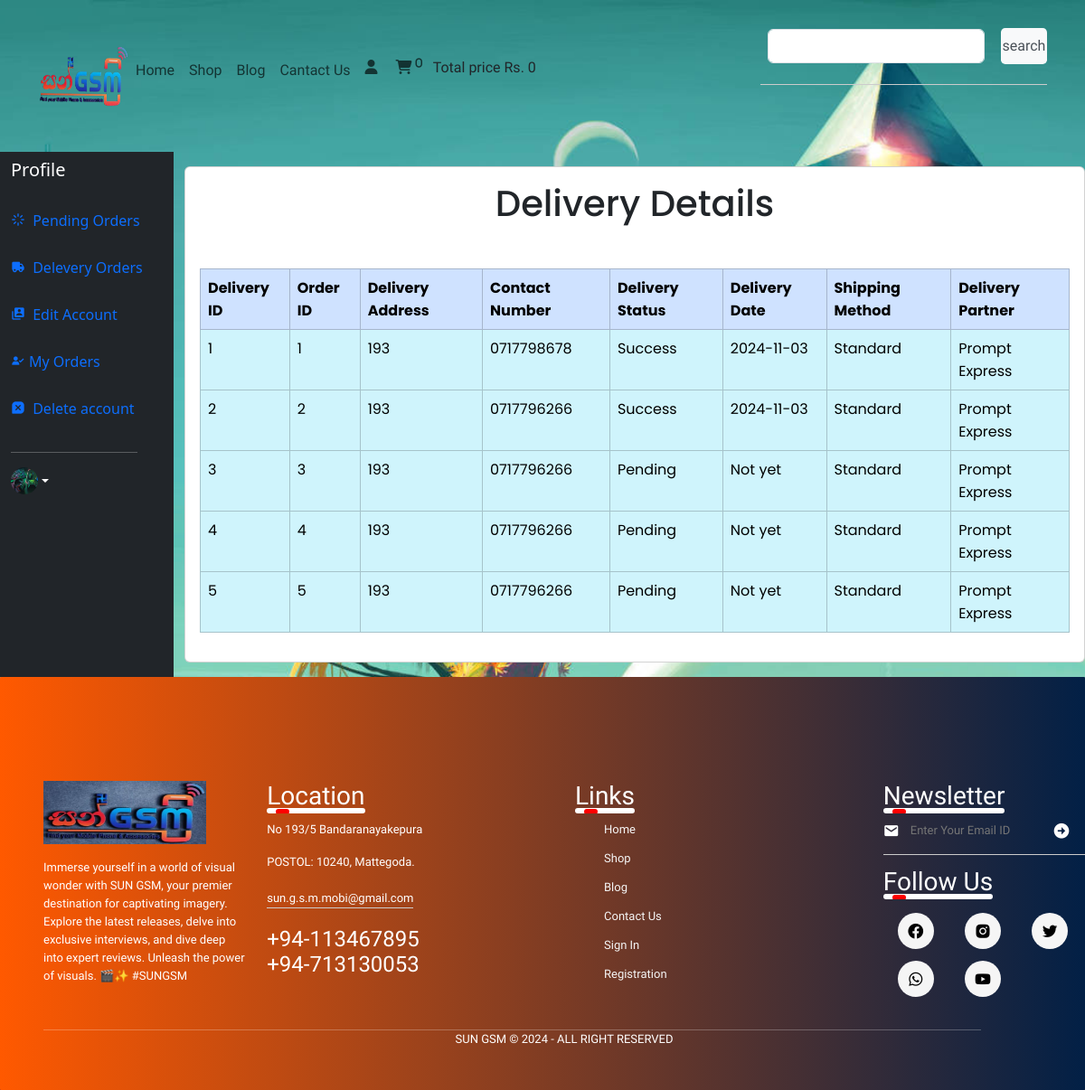
The app's page /user_panel/profile.php?delevery_orders (signed in) with its own data.
### tables this page shows
CREATE TABLE `user` (
  `user_id` int(11) NOT NULL,
  `username` varchar(250) NOT NULL,
  `user_email` varchar(100) NOT NULL,
  `password` varchar(255) NOT NULL,
  `user_image` varchar(100) NOT NULL,
  `user_ip` varchar(100) NOT NULL,
  `user_address` varchar(100) NOT NULL,
  `user_mobile` varchar(100) NOT NULL,
  `registration_at` timestamp NOT NULL DEFAULT current_timestamp() ON UPDATE current_timestamp()
);

CREATE TABLE `delivery_details` (
  `delivery_id` int(11) NOT NULL,
  `user_id` int(11) NOT NULL,
  `order_id` int(11) NOT NULL,
  `delivery_address` varchar(255) NOT NULL,
  `contact_number` varchar(15) NOT NULL,
  `delivery_status` varchar(50) DEFAULT 'Pending',
  `delivery_date` date DEFAULT NULL,
  `shipping_method` varchar(100) DEFAULT 'Standard',
  `delivery_partner` varchar(100) DEFAULT NULL,
  `created_at` timestamp NOT NULL DEFAULT current_timestamp(),
  `email_sent` tinyint(1) DEFAULT 0,
  `tracking_no` varchar(100) DEFAULT NULL
);

### functions/common_function.php (called while the page is built, shortened)
<?php
function getIPAddress()
{
    if (!empty($_SERVER['HTTP_CLIENT_IP'])) {
        $ip = $_SERVER['HTTP_CLIENT_IP'];
    }
    elseif (!empty($_SERVER['HTTP_X_FORWARDED_FOR'])) {
        $ip = $_SERVER['HTTP_X_FORWARDED_FOR'];
    }
    else {
        $ip = $_SERVER['REMOTE_ADDR'];
    }
    return $ip;
}
?>

### user_panel/delevery_orders.php (the view, shortened to what this page needs)
<!DOCTYPE html>
<html lang="en">
<head>
    <link href="https://unpkg.com/boxicons@2.1.4/css/boxicons.min.css" rel="stylesheet" />
    <link rel="stylesheet" href="./user_page.css" />
    <link href="https://cdn.jsdelivr.net/npm/bootstrap@5.3.3/dist/css/bootstrap.min.css" rel="stylesheet"
 />
    <link rel="stylesheet" href="https://cdnjs.cloudflare.com/ajax/libs/font-awesome/6.5.1/css/all.min.css"
 />
    <link rel="stylesheet" href="https://cdnjs.cloudflare.com/ajax/libs/toastr.js/latest/toastr.min.css"
 />
</head>
<body>
    <?php
    $username = $_SESSION['username'];
    $get_user = "SELECT * FROM `user` WHERE username='$username'";
    $result = mysqli_query($con, $get_user);
    $row_fetch = mysqli_fetch_assoc($result);
    $user_id = $row_fetch['user_id'];
    ?>
    <div class="d-flex justify-content-center" style="border-radius: 15px; font-family:Poppins">
        <div class="card" style="width:100%;">
            <div class="card-body">
                <h1 class="text-center">Delivery Details</h1>
                <?php
                $get_delivery_details = "SELECT * FROM `delivery_details` WHERE user_id='$user_id'";
                $result_delivery = mysqli_query($con, $get_delivery_details);
                $delivery_count = mysqli_num_rows($result_delivery);
                if ($delivery_count > 0) {
                    echo '<table class="table table-bordered mt-5">';
                    echo '<thead class="table-primary">';
                    echo '<tr>';
                    echo '<th scope="col">Delivery ID</th>';
                    echo '<th scope="col">Order ID</th>';
                    echo '<th scope="col">Delivery Address</th>';
                    echo '<th scope="col">Contact Number</th>';
                    echo '<th scope="col">Delivery Status</th>';
                    echo '<th scope="col">Delivery Date</th>';
                    echo '<th scope="col">Shipping Method</th>';
                    echo '<th scope="col">Delivery Partner</th>';
                    echo '</tr>';
                    echo '</thead>';
                    echo '<tbody>';
                    while ($row_delivery = mysqli_fetch_assoc($result_delivery)) {
                        $delivery_id = $row_delivery['delivery_id'];
                        $order_id = $row_delivery['order_id'];
                        $delivery_address = $row_delivery['delivery_address'];
                        $contact_number = $row_delivery['contact_number'];
                        $delivery_status = $row_delivery['delivery_status'];
                        $delivery_date = $row_delivery['delivery_date'];
                        $shipping_method = $row_delivery['shipping_method'];
                        $delivery_partner = $row_delivery['delivery_partner'];
                        $display_date = $delivery_date ? $delivery_date : "Not yet";
                        echo "
                        <tr class='table-info'>
                            <td>$delivery_id</td>
                            <td>$order_id</td>
                            <td>$delivery_address</td>
                            <td>$contact_number</td>
                            <td>$delivery_status</td>
                            <td>$display_date</td>
                            <td>$shipping_method</td>
                            <td>$delivery_partner</td>
                        </tr>";
                    }
                    echo '</tbody>';
                    echo '</table>';
                } else {
                    echo "<div class='alert alert-warning' role='alert'>
                            No delivery details found.
                          </div>";
                }
                ?>
            </div>
        </div>
    </div>
</body>
</html>

### user_panel/profile.php (shortened to what this page needs)
<?php
include('../functions/common_function.php');
?>
<!DOCTYPE html>
<html lang="en">
<head>
    <link href="https://unpkg.com/boxicons@2.1.4/css/boxicons.min.css" rel="stylesheet" />
    <link rel="stylesheet" href="./user_page.css" />
    <link href="https://cdn.jsdelivr.net/npm/bootstrap@5.3.3/dist/css/bootstrap.min.css" rel="stylesheet"
 />
    <link rel="stylesheet" href="https://cdnjs.cloudflare.com/ajax/libs/font-awesome/6.5.1/css/all.min.css"
 />
    <link rel="stylesheet" href="https://cdnjs.cloudflare.com/ajax/libs/toastr.js/latest/toastr.min.css"
 />
</head>
</head>
<body>
    <section>
        <?php
        function cart_item()
        {
            global $con;
            $get_ip_add = getIPAddress();
            $select_query = "SELECT * FROM `cart` WHERE ip_address='$get_ip_add'";
            $result_query = mysqli_query($con, $select_query);
            $count_cart_items = mysqli_num_rows($result_query);
            echo $count_cart_items;
        }
        function total_cart_price()
        {
            $total_price = 0;
            echo $total_price;
        }
        ?>
        <nav class="navbar navbar-expand-lg py-4 font">
            <div class=" container">
                <a href="index.php"><img src="../index/images/loogo.png" alt="logo" width="100px" height="70px" /></a>
                <div class="collapse navbar-collapse animated-underline" id="navbarSupportedContent">
                    <ul class="navbar-nav me-auto mb-2 mb-lg-0">
                        <li class="nav-item">
                            <a class="nav-link" href="../index/index.php">Home</a>
                        </li>
                        <li class="nav-item">
                            <a class="nav-link" href="../shop/shop.php">Shop</a>
                        </li>
                        <li class="nav-item">
                            <a class="nav-link" href="#">Blog</a>
                        </li>
                        <li class="nav-item">
                            <a class="nav-link" href="#">Cantact Us</a>
                        </li>
                        <li class="nav-item">
                            <i class="fa-solid fa-user nav-link"></i>
                            <a href="../shop/cart.php"> <i class="fa-solid fa-cart-shopping nav-link">
                                    <sup><?php cart_item() ?></sup>
                                </i></a>
                            Total price Rs. <?php total_cart_price() ?>
                        </li>
                    </ul>
                    <form class="d-flex" action="../shop/search.php" method="get">
                        <input class="form-control m-2" type="search" palceholder="Search" aria-label="Search"
                            style="width: 240px;" name="search_data">
                        <input type="submit" value="search" class="btn-outline search" name="search_data_product">
                    </form>
                </div>
            </div>
        </nav>
    </section>
    <div class="">
        <div class="row flex-nowrap">
            <div class="col-auto col-md-3 col-xl-2 px-sm-2 px-0 bg-dark">
                <div class="d-flex flex-column align-items-center align-items-sm-start px-3 pt-2 text-white min-vh-20">
                    <div class="d-flex align-items-center pb-3 mb-md-0 me-md-auto text-white text-decoration-none">
                        <h1 class="fs-5 d-none d-sm-inline">Profile</h1>
                    </div>
                    <ul class="nav nav-pills flex-column mb-sm-auto mb-0 align-items-center align-items-sm-start"
                        id="menu">
                        <li class="nav-item">
                            <a href="profile.php?pending_orders" class="nav-link align-middle px-0">
                                <i class='bx bx-loader'></i> <span class="ms-1 d-none d-sm-inline">Pending Orders</span>
                            </a>
                        </li>
                        <li class="nav-item">
                            <a href="profile.php?delevery_orders" class="nav-link align-middle px-0">
                                <i class='bx bxs-truck'></i> <span class="ms-1 d-none d-sm-inline">Delevery
                                    Orders</span>
                            </a>
                        </li>
                        <li>
                            <a href="profile.php?edit_account" class="nav-link px-0 align-middle">
                                <i class='bx bxs-user-account'></i> <span class="ms-1 d-none d-sm-inline">Edit
                                    Account</span></a>
                        </li>
                        <li>
                            <a href="profile.php?my_orders" class="nav-link align-middle px-0">
                                <i class='bx bxs-user-check'></i><span class="ms-1 d-none d-sm-inline">My
                                    Orders</span></a>
                        </li>
                        <li>
                            <a href="profile.php?delete_account" class="nav-link align-middle px-0">
                                <i class='bx bxs-message-square-x'></i> <span class="ms-1 d-none d-sm-inline">Delete
                                    account</span>
                            </a>
                        </li>
                    </ul>
                    <hr>
                    <div class="dropdown pb-4">
                        <a href="#" class="d-flex align-items-center text-white text-decoration-none dropdown-toggle"
                            id="dropdownUser1" data-bs-toggle="dropdown" aria-expanded="false">
                            <?php
                            if (!isset($_SESSION['username'])) {
                                echo " <span class='d-none d-sm-inline mx-1'>Guest</span>";
                            } else {
                                $username = $_SESSION['username'];
                                $user_image = "SELECT * FROM `user` WHERE username='$username'";
                                $user_image = mysqli_query($con, $user_image);
                                $row_image = mysqli_fetch_array($user_image);
                                $user_image = $row_image['user_image'];
                                echo "<img src='../user_panel/user_images/$user_image' alt='User Avatar' width='30' height='30'
                                class='rounded-circle'>";
                            }
                            ?>
                        </a>
                    </div>
                </div>
            </div>
            <div class="col py-3 text-white">
                <div>
                    <?php
                    if (isset($_GET['delevery_orders'])) {
                        include('delevery_orders.php');
                    }
                    ?>
                </div>
            </div>
        </div>
        <footer class="footer col-md-12 col-lg-12 col-sm-12">
            <div class="row">
                <div class="col">
                    <img style="margin-bottom: 1rem;" src="../index/images/logoo.jpg" width="180px" height="70px" />
                    <p>
                        Immerse yourself in a world of visual wonder with SUN GSM,
                        your premier destination for captivating imagery. Explore the latest
                        releases, delve into exclusive interviews, and dive deep into expert
                        reviews. Unleash the power of visuals. 🎬✨ #SUNGSM
                    </p>
                </div>
                <div class="col">
                    <h3>
                        Location
                        <div class="underline"><span></span></div>
                    </h3>
                    <p>No 193/5 Bandaranayakepura</p>
                    <p>POSTOL: 10240, Mattegoda.</p>
                    <p class="email-id">sun.g.s.m.mobi@gmail.com</p>
                    <h4>+94-113467895 <br />+94-713130053</h4>
                </div>
                <div class="col">
                    <h3>
                        Links
                        <div class="underline"><span></span></div>
                    </h3>
                    <ul>
                        <li><a class="a" href="#">Home</a></li>
                        <li><a class="a" href="#">Shop</a></li>
                        <li><a class="a" href="#">Blog</a></li>
                        <li><a class="a" href="#">Contact Us</a></li>
                        <li><a class="a" href="#">Sign In</a></li>
                        <li>
                            <a class="a" href="#">Registration</a>
                        </li>
                    </ul>
                </div>
                <div class="col">
                    <h3>
                        Newsletter
                        <div class="underline"><span></span></div>
                    </h3>
                    <form>
                        <i class="bx bxs-envelope" undefined></i>
                        <input type="text" placeholder="Enter Your Email ID" required />
                        <button type="submit">
                            <i class="bx bxs-right-arrow-circle"></i>
                        </button>
                    </form>
                    <div class="social-icons">
                        <h3>
                            Follow Us
                            <div class="underline"><span></span></div>
                        </h3>
                        <i class="bx bxl-facebook-circle"></i>
                        <i class="bx bxl-instagram-alt"></i>
                        <i class="bx bxl-twitter"></i>
                        <i class="bx bxl-whatsapp"></i>
                        <i class="bx bxl-youtube"></i>
                    </div>
                </div>
            </div>
            <hr />
            <p class="copyright">SUN GSM © 2024 - All Right Reserved</p>
        </footer>
</body>
</html>

### records on screen
user: user_image (picture)
delivery_details: delivery_id "1", order "1", delivery_address "193", contact_number "0717798678", delivery_status "Success", delivery_date "2024-11-03", shipping_method "Standard", delivery_partner "Prompt Express"
delivery_details: delivery_id "2", order "2", delivery_address "193", contact_number "0717796266", delivery_status "Success", delivery_date "2024-11-03", shipping_method "Standard", delivery_partner "Prompt Express"
delivery_details: delivery_id "3", order "3", delivery_address "193", contact_number "0717796266", delivery_status "Pending", display_date "Not yet", shipping_method "Standard", delivery_partner "Prompt Express"
delivery_details: delivery_id "4", order "4", delivery_address "193", contact_number "0717796266", delivery_status "Pending", display_date "Not yet", shipping_method "Standard", delivery_partner "Prompt Express"
delivery_details: delivery_id "5", order "5", delivery_address "193", contact_number "0717796266", delivery_status "Pending", display_date "Not yet", shipping_method "Standard", delivery_partner "Prompt Express"

### other values on screen
$count_cart_items "0"
$total_price "0"
